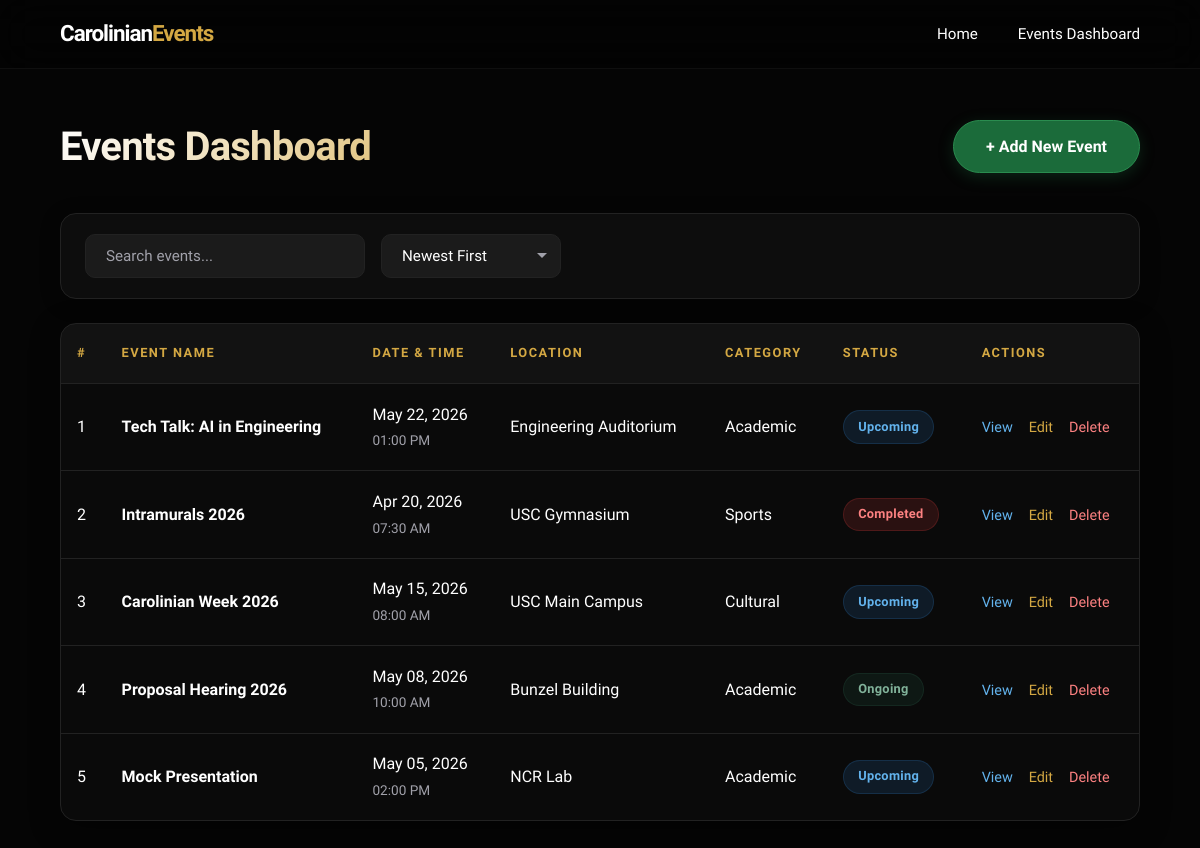
The page /view.php on the database its author committed.
### tables this page shows
CREATE TABLE IF NOT EXISTS events (
    id          INT(11)         NOT NULL AUTO_INCREMENT,
    event_name  VARCHAR(255)    NOT NULL,
    organizer   VARCHAR(255)    NOT NULL,
    description TEXT            NOT NULL,
    event_date  DATE            NOT NULL,
    event_time  TIME            NOT NULL,
    location    VARCHAR(255)    NOT NULL,
    category    ENUM('Academic', 'Cultural', 'Sports', 'Social', 'Other')
                                NOT NULL DEFAULT 'Academic',
    status      ENUM('Upcoming', 'Ongoing', 'Completed')
                                NOT NULL DEFAULT 'Upcoming',
    created_at  TIMESTAMP       DEFAULT CURRENT_TIMESTAMP,

    PRIMARY KEY (id)
);

### view.php (the view, shortened to what this page needs)
<?php
$mode = 'dashboard';
$events = [];
$search = '';
$sort = 'date_desc';
if ($mode === 'dashboard') {
    $search = isset($_GET['search']) ? $_GET['search'] : '';
    $sort = isset($_GET['sort']) ? $_GET['sort'] : 'date_desc';
    $query = "SELECT * FROM events";
    if ($sort === 'date_desc') {
        $query .= " ORDER BY created_at DESC, id DESC";
    } elseif ($sort === 'date_asc') {
        $query .= " ORDER BY created_at ASC, id ASC";
    } elseif ($sort === 'name_asc') {
        $query .= " ORDER BY event_name ASC";
    } elseif ($sort === 'name_desc') {
        $query .= " ORDER BY event_name DESC";
    } else {
        $query .= " ORDER BY created_at DESC, id DESC";
    }
    $result = $conn->query($query);
    if ($result) {
        while ($row = $result->fetch_assoc()) {
            $events[] = $row;
        }
    }
}
?>
<!DOCTYPE html>
<html lang="en">
<head>
    <link rel="stylesheet" href="style.css">
</head>
<body>
    <nav class="navbar scrolled" id="navbar">
        <div class="nav-container">
            <a href="index.php" class="brand">Carolinian<span>Events</span></a>
            <div class="nav-links">
                <a href="index.php">Home</a>
                <a href="view.php">Events Dashboard</a>
            </div>
        </div>
    </nav>
<?php if ($mode === 'dashboard'): ?>
    <div class="dashboard-container">
        <div class="dashboard-header reveal">
            <h1>Events Dashboard</h1>
            <a href="create.php" class="btn btn-primary">+ Add New Event</a>
        </div>
        <div class="dashboard-controls reveal stagger-1">
            <form method="GET" action="view.php" class="controls-form">
                <div class="control-group">
                    <input type="text" name="search" class="search-input" placeholder="Search events..." value="<?= htmlspecialchars($search) ?>">
                </div>
                <div class="control-group">
                    <select name="sort" class="sort-select" onchange="this.form.submit()">
                        <option value="date_desc" <?= $sort == 'date_desc' ? 'selected' : '' ?>>Newest First</option>
                    </select>
                </div>
            </form>
        </div>
        <div class="table-container reveal stagger-2">
            <table class="events-table">
                <thead>
                    <tr>
                        <th>#</th>
                        <th>Event Name</th>
                        <th>Date & Time</th>
                        <th>Location</th>
                        <th>Category</th>
                        <th>Status</th>
                        <th>Actions</th>
                    </tr>
                </thead>
                <tbody>
                    <?php if (empty($events)): ?>
                        <tr>
                            <td colspan="7" class="empty-row">No events found.</td>
                        </tr>
                    <?php else: ?>
                        <?php foreach ($events as $index => $ev): ?>
                            <tr>
                                <td data-label="#"><?= $index + 1 ?></td>
                                <td data-label="Event Name" class="event-name-cell"><?= htmlspecialchars($ev['event_name']) ?></td>
                                <td data-label="Date & Time">
                                    <?= date('M d, Y', strtotime($ev['event_date'])) ?><br>
                                    <small class="time-muted"><?= date('h:i A', strtotime($ev['event_time'])) ?></small>
                                </td>
                                <td data-label="Location"><?= htmlspecialchars($ev['location']) ?></td>
                                <td data-label="Category"><?= htmlspecialchars($ev['category']) ?></td>
                                <td data-label="Status">
                                    <span class="status-badge status-<?= $ev['status'] ?>"><?= $ev['status'] ?></span>
                                </td>
                                <td data-label="Actions" class="action-links">
                                    <a href="view.php?id=<?= $ev['id'] ?>" class="action-view">View</a>
                                    <a href="update.php?id=<?= $ev['id'] ?>" class="action-edit">Edit</a>
                                    <a href="#" onclick="confirmDelete(<?= $ev['id'] ?>)" class="action-delete">Delete</a>
                                </td>
                            </tr>
                        <?php endforeach; ?>
                    <?php endif; ?>
                </tbody>
            </table>
        </div>
    </div>
<?php endif; ?>
</body>
</html>

### rows shown on the page
events: event_name "Tech Talk: AI in Engineering", event_date "May 22, 2026", event_time "01:00 PM", location "Engineering Auditorium", category "Academic", status "Upcoming"
events: event_name "Intramurals 2026", event_date "Apr 20, 2026", event_time "07:30 AM", location "USC Gymnasium", category "Sports", status "Completed"
events: event_name "Carolinian Week 2026", event_date "May 15, 2026", event_time "08:00 AM", location "USC Main Campus", category "Cultural", status "Upcoming"
events: event_name "Proposal Hearing 2026", event_date "May 08, 2026", event_time "10:00 AM", location "Bunzel Building", category "Academic", status "Ongoing"
events: event_name "Mock Presentation", event_date "May 05, 2026", event_time "02:00 PM", location "NCR Lab", category "Academic", status "Upcoming"
